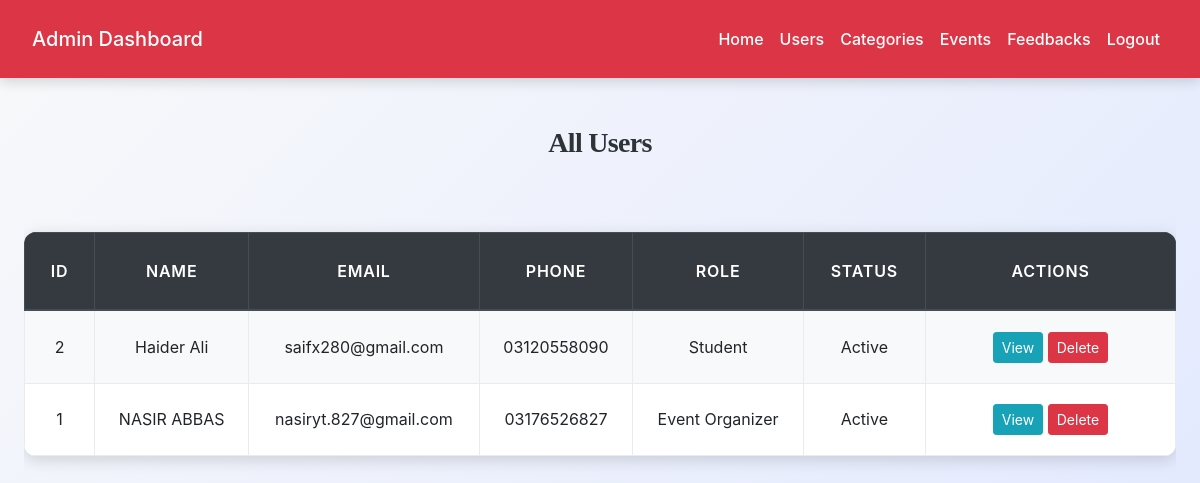
Page /admin/view_users.php (signed in) on the committed database.
### tables this page shows
CREATE TABLE `users` (
  `id` int(11) NOT NULL,
  `role` enum('Student','Faculty','Event Organizer') NOT NULL,
  `department` varchar(100) NOT NULL,
  `first_name` varchar(100) NOT NULL,
  `last_name` varchar(100) NOT NULL,
  `email` varchar(150) NOT NULL,
  `password_hash` varchar(255) NOT NULL,
  `phone` varchar(20) DEFAULT NULL,
  `profile_image` varchar(255) DEFAULT NULL,
  `system_notifications` tinyint(1) DEFAULT 1,
  `status` enum('pending','active','suspended') DEFAULT 'pending',
  `created_at` timestamp NOT NULL DEFAULT current_timestamp(),
  `updated_at` timestamp NOT NULL DEFAULT current_timestamp() ON UPDATE current_timestamp()
);

### admin/view_users.php (the view, shortened to what this page needs)
<?php
include('config.php');
$result = mysqli_query(
    $conn,
    "SELECT id, CONCAT(first_name,' ',last_name) AS name, email, phone, role, status
     FROM users ORDER BY id DESC"
);
?>
<!DOCTYPE html>
<html>
<head>
    <link rel="stylesheet"
          href="https://maxcdn.bootstrapcdn.com/bootstrap/4.5.2/css/bootstrap.min.css">
    <link rel="stylesheet" href="../css/style.css">
</head>
<body>
<?php include('admin_navbar.php'); ?>
<div class="container mt-5">
    <div  >
        <h3>All Users</h3>
    </div>
    <div class="table-responsive">
        <table class="table table-bordered table-striped">
            <thead class="thead-dark">
            <tr>
                <th>ID</th>
                <th>Name</th>
                <th>Email</th>
                <th>Phone</th>
                <th>Role</th>
                <th>Status</th>
                <th width="250">Actions</th>
            </tr>
            </thead>
            <tbody>
            <?php while ($row = mysqli_fetch_assoc($result)): ?>
                <tr>
                    <td><?= $row['id'] ?></td>
                    <td><?= htmlspecialchars($row['name']) ?></td>
                    <td><?= htmlspecialchars($row['email']) ?></td>
                    <td><?= htmlspecialchars($row['phone'] ?? '-') ?></td>
                    <td><?= ucfirst(str_replace('_',' ', $row['role'])) ?></td>
                    <td><?= ucfirst($row['status']) ?></td>
                    <td>
                        <a href="view_profile.php?id=<?= $row['id'] ?>"
                           class="btn btn-info btn-sm">View</a>
                        <a href="?delete=<?= $row['id'] ?>"
                           onclick="return confirm('Are you sure you want to delete this user?');"
                           class="btn btn-danger btn-sm">Delete</a>
                    </td>
                </tr>
            <?php endwhile; ?>
            </tbody>
        </table>
    </div>
</div>
</body>
</html>

### css/style.css (style rules this page uses)
:root { --primary: #007bff; --secondary: #6c757d; --success: #28a745; --info: #17a2b8; --warning: #ffc107; --danger: #dc3545; --light: #f8f9fa; --dark: #2d3436; --accent: #ff6f61; --highlight: #6f42c1; --shadow: rgba(0, 0, 0, 0.15); --transition: all 0.3s ease-in-out; }
body { font-family: 'Inter', 'Segoe UI', Tahoma, Geneva, Verdana, sans-serif; background: linear-gradient(135deg, var(--light) 0%, #e0e7ff 100%); color: var(--dark); line-height: 1.8; margin: 0; padding: 0; min-height: 100vh; font-size: 16px; }
h1, h2, h3, h4 { text-align: center; margin: 2.5rem 0; font-family: 'Georgia', 'Times New Roman', serif; color: var(--dark); font-weight: 700; letter-spacing: -0.025em; }
h3 { font-size: 1.75rem; }
.container { max-width: 1200px; margin: 0 auto 3rem; padding: 0 1.5rem; }
.table { width: 100%; border-collapse: collapse; margin: 2rem 0; font-size: 1rem; background-color: #ffffff; border-radius: 12px; overflow: hidden; box-shadow: 0 4px 16px var(--shadow); transition: var(--transition); }
.table th, .table td { padding: 1.25rem; border: 1px solid #e9ecef; text-align: center; vertical-align: middle; }
.table thead th { background-color: rgb(0, 0, 0); color: white; font-weight: 600; text-transform: uppercase; letter-spacing: 0.05em; padding: 1.5rem; }
.table tbody tr { transition: var(--transition); }
.table tbody tr:nth-child(odd) { background-color: var(--light); }
a { color: var(--primary); text-decoration: none; font-weight: 500; transition: var(--transition); }

### rows in the picture
users: id "2", name "Haider Ali", email "saifx280@gmail.com", phone "03120558090", role "Student", status "Active"
users: id "1", name "NASIR ABBAS", email "nasiryt.827@gmail.com", phone "03176526827", role "Event Organizer", status "Active"
